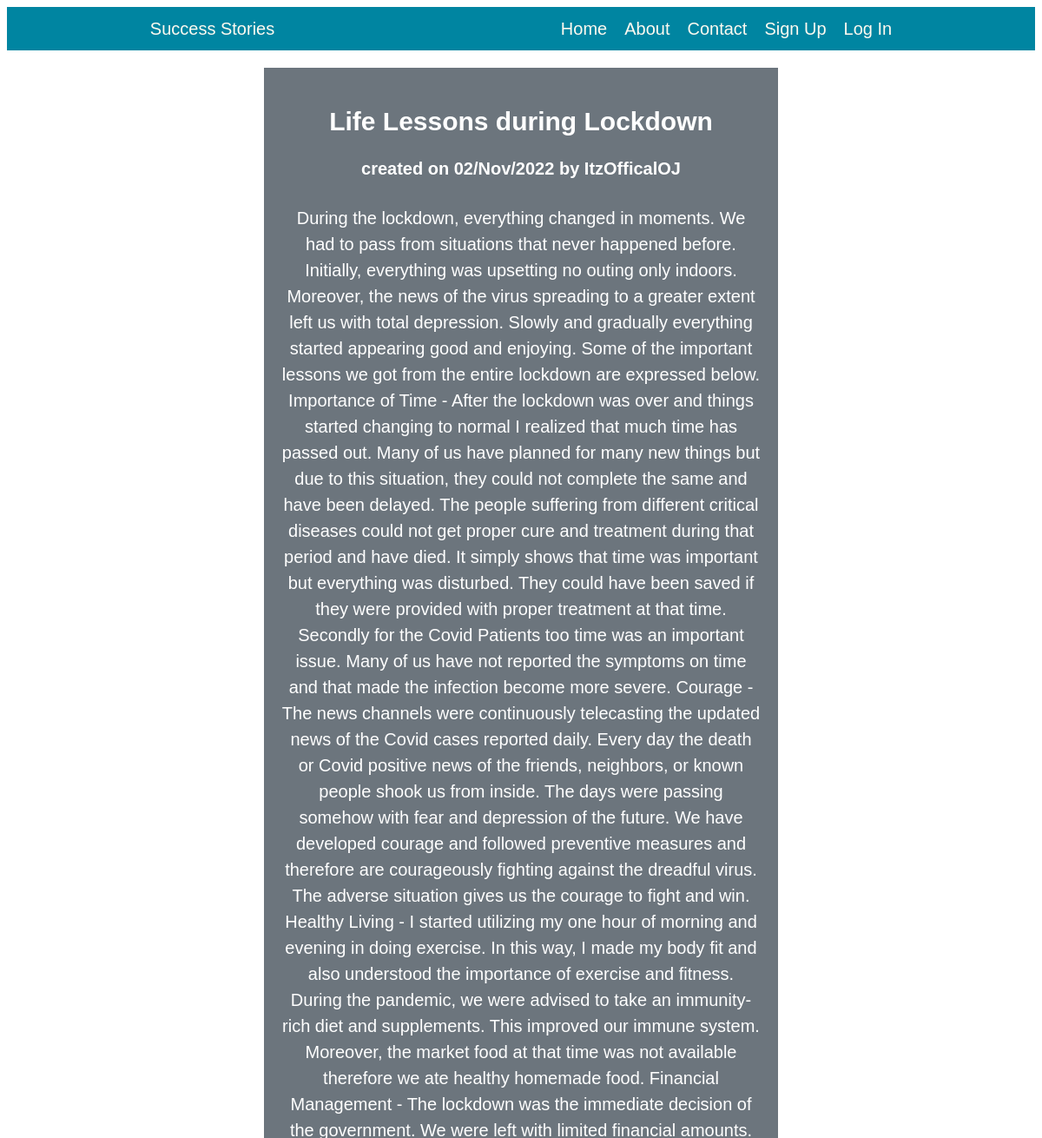
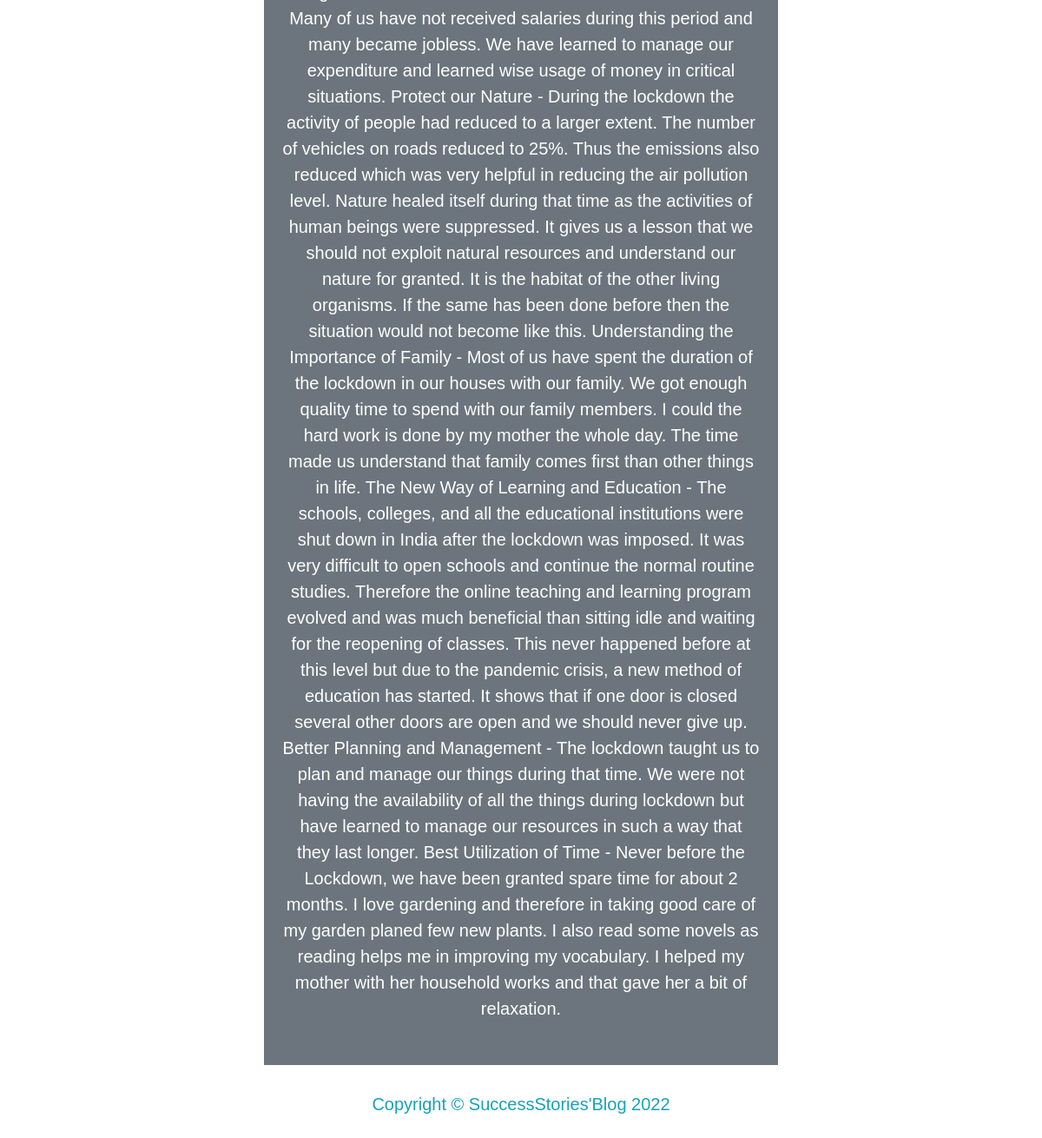
Screenshot of /post/3/ with the database file from the repository (2 pictures, top to bottom).
### app.py (models this page shows, shortened)
class Post(db.Model):
    __tablename__ = "posts"
    id = db.Column(db.Integer, primary_key=True)
    title = db.Column(db.String(80), nullable=False)
    content = db.Column(db.String, nullable=False)
    created_on = db.Column(db.DateTime, default=datetime.now())
    user_id = db.Column(db.Integer, db.ForeignKey("users.id"), unique=False, nullable=False)
    author = db.Column(db.String, nullable=False)
    created_by = db.relationship("User", back_populates="post_by")

### app.py (the view)
@app.route('/post/<int:id>/')
def post(id):
    post = Post.query.get_or_404(id)
    context = {
        "post": post
    }
    return render_template('post.html', **context)

### templates/post.html (shortened to what this page needs)
{% extends 'layout.html' %} {% block content %}
<div style="background-color:#6c757d;color:white;padding:20px;">
    <h2>{{post.title}}</h2>
    <h4>created on {{post.created_on.strftime('%d/%b/%Y')}}  by {{post.author}}</h4>
    <p>{{post.content}}</p>
 {% endblock content %}

### static/css/clean-blog.css (style rules this page uses)
* { font-family: Arial, Helvetica, sans-serif; box-sizing: border-box; }
body { font-size:20px; color:#212529; text-align: center; font-family:Lora,'Times New Roman',serif, }
p { line-height:1.5;margin:30px 0 }

### rows the page displays
Post: title "Life Lessons during Lockdown", created_on "02/Nov/2022", author "ItzOfficalOJ", content "During the lockdown, everything changed in moments. We had to pass from situations that never happened before. Initially, everything was upsetting no outing only indoors. Moreover, the news of the virus spreading to a greater extent left us with total depression. Slowly and gradually everything started appearing good and enjoying. Some of the important lessons we got from the entire lockdown are expressed below. Importance of Time - After the lockdown was over and things started changing to normal I realized that much time has passed out. Many of us have planned for many new things but due to this situation, they could not complete the same and have been delayed. The people suffering from…"
